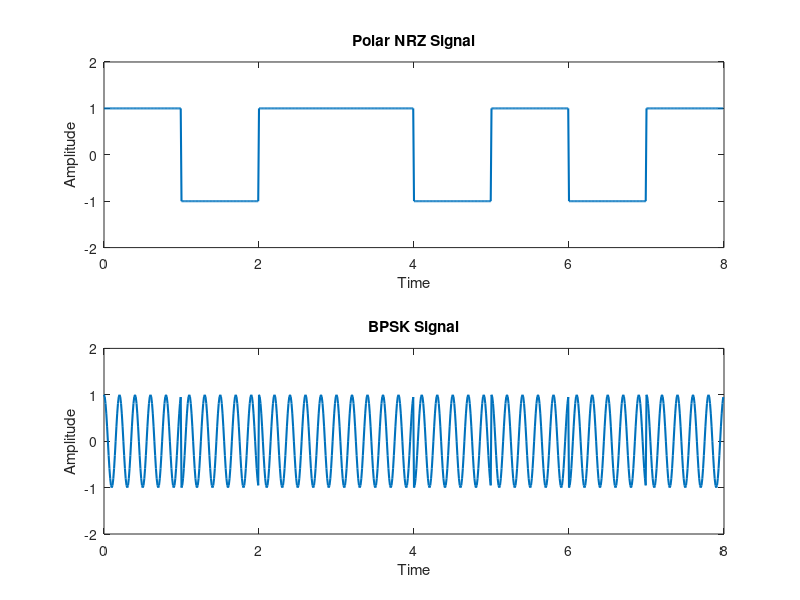
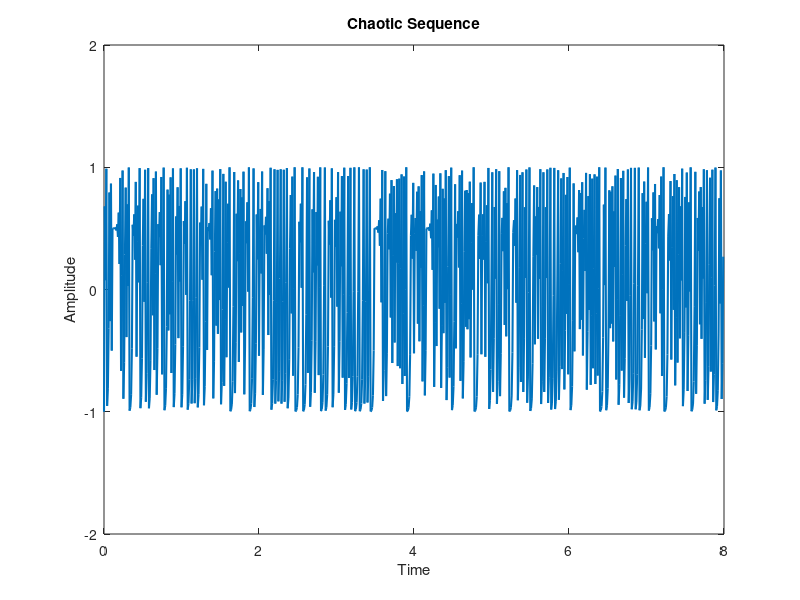
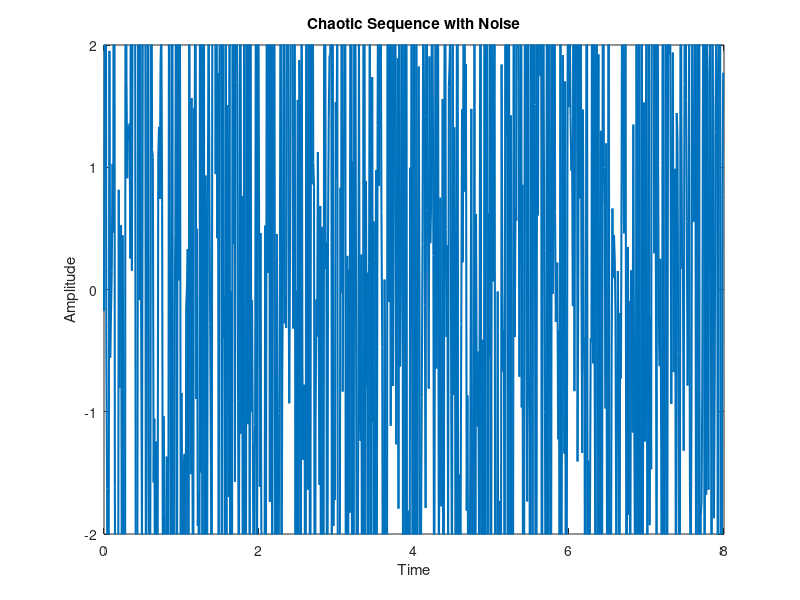
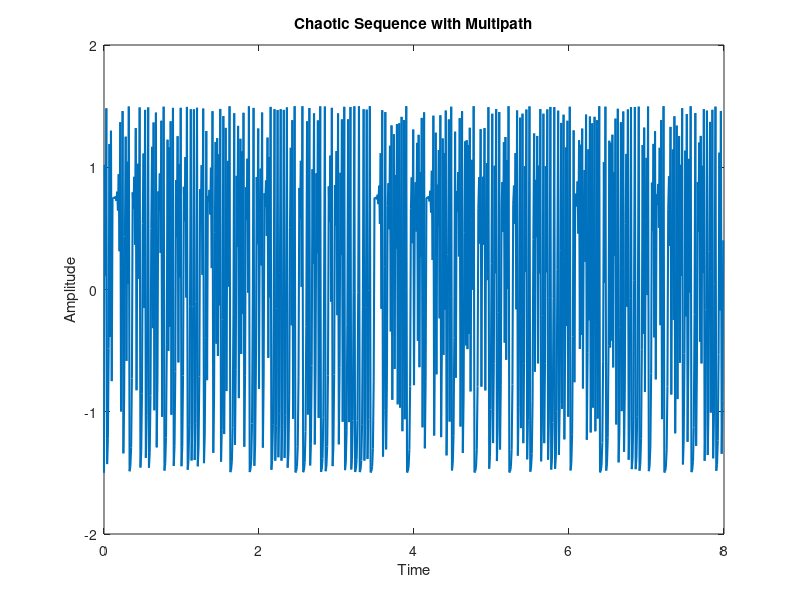

Write MATLAB code to recreate these figures, in order. (Note: this script raises an error after producing the figures.)
clc;
clear all;
close all;

% Parameters
bitrate = 1;                  % Bitrate for Polar NRZ
bits = [1 0 1 1 0 1 0 1];     % Input binary sequence
n = 100;                      % Number of samples per bit
f_carrier = 5;                % Carrier frequency for BPSK
T = length(bits) / bitrate;   % Total time duration
dt = 1 / (bitrate * n);       % Time resolution
t = 0:dt:T-dt;                % Time vector

% Polar NRZ Encoding
polar_nrz = zeros(1, length(t));
for i = 0:length(bits)-1
    if bits(i+1) == 1
        polar_nrz(i*n+1:(i+1)*n) = 1;   % +1 for bit 1
    else
        polar_nrz(i*n+1:(i+1)*n) = -1;  % -1 for bit 0
    end
end

% Carrier Signal
carrier = cos(2 * pi * f_carrier * t);  % Carrier signal
bpsk_signal = polar_nrz .* carrier;     % BPSK modulation (Polar NRZ * Carrier)

% Plot Polar NRZ and BPSK Signal
figure;
subplot(2,1,1);
plot(t, polar_nrz, 'LineWidth', 1.5);
xlabel('Time');
ylabel('Amplitude');
title('Polar NRZ Signal');
axis([0 T -2 2]);

subplot(2,1,2);
plot(t, bpsk_signal, 'LineWidth', 1.5);
xlabel('Time');
ylabel('Amplitude');
title('BPSK Signal');
axis([0 T -2 2]);

%% Chaotic Sequence Generation
x0 = 0.7;  % Initial condition for logistic map
r = 3.999; % Control parameter for chaotic behavior
chaotic_sequence = zeros(1, length(t));
for i = 2:length(chaotic_sequence)
    x0 = r * x0 * (1 - x0);
    chaotic_sequence(i) = x0;
end
chaotic_sequence = 2 * (chaotic_sequence - 0.5);

% Plot Chaotic Sequence
figure;
plot(t, chaotic_sequence, 'LineWidth', 1.5);
xlabel('Time');
ylabel('Amplitude');
title('Chaotic Sequence');
axis([0 T -2 2]);

%% Apply Environmental Effects to Chaotic Sequence
doppler_shift=50
% 1. Noise Effect
noise_level = 0.2 + abs(doppler_shift) * 0.05;  % Increase noise as Doppler shift increases
chaotic_sequence_noise = chaotic_sequence + noise_level * randn(size(chaotic_sequence));

% Plot Chaotic Sequence with Noise
figure;
plot(t, chaotic_sequence_noise, 'LineWidth', 1.5);
xlabel('Time');
ylabel('Amplitude');
title('Chaotic Sequence with Noise');
axis([0 T -2 2]);

% 2. Multipath Effect
delay_samples = round(0.001 / dt); % 0.001-second delay
multipath_attenuation = 0.5;
multipath_signal = [zeros(1, delay_samples), chaotic_sequence(1:end-delay_samples)];
chaotic_sequence_multipath = chaotic_sequence + multipath_signal * multipath_attenuation;

% Plot Chaotic Sequence with Multipath
figure;
plot(t, chaotic_sequence_multipath, 'LineWidth', 1.5);
xlabel('Time');
ylabel('Amplitude');
title('Chaotic Sequence with Multipath');
axis([0 T -2 2]);

% Doppler Shift - Apply to the carrier frequency
doppler_shift = 50; % The Doppler shift frequency (This value will cause incorrect detection beyond a threshold)
f_carrier_doppler_shifted = f_carrier + doppler_shift; % Carrier frequency with Doppler shift
doppler_carrier = cos(2 * pi * f_carrier_doppler_shifted * t);  % Adjusted carrier frequency with Doppler shift

% Modify the chaotic sequence with Doppler-shifted carrier
chaotic_sequence_doppler = chaotic_sequence .* doppler_carrier;  % Multiplying chaotic sequence with Doppler-shifted carrier

% Plot Chaotic Sequence with Doppler Shift
figure;
plot(t, chaotic_sequence_doppler, 'LineWidth', 1.5);
xlabel('Time');
ylabel('Amplitude');
title(['Chaotic Sequence with Doppler Shift (Doppler Shift = ', num2str(doppler_shift), ')']);
axis([0 T -2 2]);


% 4. Attenuation
distance_factor = linspace(1, 0.5, length(t));
chaotic_sequence_attenuation = chaotic_sequence .* distance_factor;

% Plot Chaotic Sequence with Attenuation
figure;
plot(t, chaotic_sequence_attenuation, 'LineWidth', 1.5);
xlabel('Time');
ylabel('Amplitude');
title('Chaotic Sequence with Attenuation');
axis([0 T -2 2]);
permittivity=1.05;
pressure=0.05;
% Select one or combine the effects for final chaotic sequence
chaotic_sequence_final = chaotic_sequence_noise .* chaotic_sequence_multipath ...
                         .* chaotic_sequence_doppler .* chaotic_sequence_attenuation.*1.05.*14.7;

% Plot Final Chaotic Sequence after Combined Effects
figure;
plot(t, chaotic_sequence_final, 'LineWidth', 1.5);
xlabel('Time');
ylabel('Amplitude');
title('Final Chaotic Sequence with Combined Effects');
axis([0 T -20 20]);

%% Chaotic Spreading
chaotic_spread_signal = bpsk_signal .* chaotic_sequence_final;

% Plot Chaotic Spread Signal
figure;
plot(t, chaotic_spread_signal, 'LineWidth', 1.5);
xlabel('Time');
ylabel('Amplitude');
title('Chaotic Spread Signal');
axis([0 T -20 20]);

%% Receiver Processing

% Stage 1: Despreading
despread_signal = chaotic_spread_signal .* chaotic_sequence_final;

% Plot Despread Signal
figure;
plot(t, despread_signal, 'LineWidth', 1.5);
xlabel('Time');
ylabel('Amplitude');
title('Despread Signal');
axis([0 T -100 100]);

% Stage 2: Coherent Demodulation
demodulated_signal = despread_signal .* carrier;

% Plot Demodulated Signal (Continuous)
figure;
plot(t, demodulated_signal, 'LineWidth', 1.5);
xlabel('Time');
ylabel('Amplitude');
title('Demodulated Signal (Continuous)');
axis([0 T -50 50]);

% Stage 3: Low-Pass Filter (LPF)
[b, a] = butter(5, 0.2, 'low');
filtered_signal = filtfilt(b, a, demodulated_signal);

% Plot Filtered Signal
figure;
plot(t, filtered_signal, 'LineWidth', 1.5);
xlabel('Time');
ylabel('Amplitude');
title('Filtered Signal');
axis([0 T -100 100]);

% Stage 4: Integrate and Dump
integrated_signal = zeros(1, length(bits));
for i = 1:length(bits)
    bit_segment = filtered_signal((i-1)*n+1:i*n);
    integrated_signal(i) = sum(bit_segment) * dt;
end

% Plot Integrated Signal
figure;
stem(1:length(bits), integrated_signal, 'LineWidth', 1.5);
xlabel('Bit Index');
ylabel('Amplitude');
title('Integrated Signal');

% Stage 5: Bit Detection
detected_bits = integrated_signal > 0;

% Plot Detected Bits
figure;
stairs(0:length(detected_bits)-1, detected_bits, 'LineWidth', 1.5);
xlabel('Bit Index');
ylabel('Detected Bits');
title('Detected Bits');
axis([-0.5 length(bits)-0.5 -0.5 1.5]);

% Display results
disp('Original bits:');
disp(bits);
disp('Recovered bits with Environmental Effects on Chaotic Sequence:');
disp(detected_bits);

% Verification of recovery
if isequal(bits, detected_bits)
    disp('Success: Recovered bits match the original bits!');
else
    disp('Error: Recovered bits do not match the original bits.');
    disp('Mismatched positions:');
    disp(find(bits ~= detected_bits));
end
